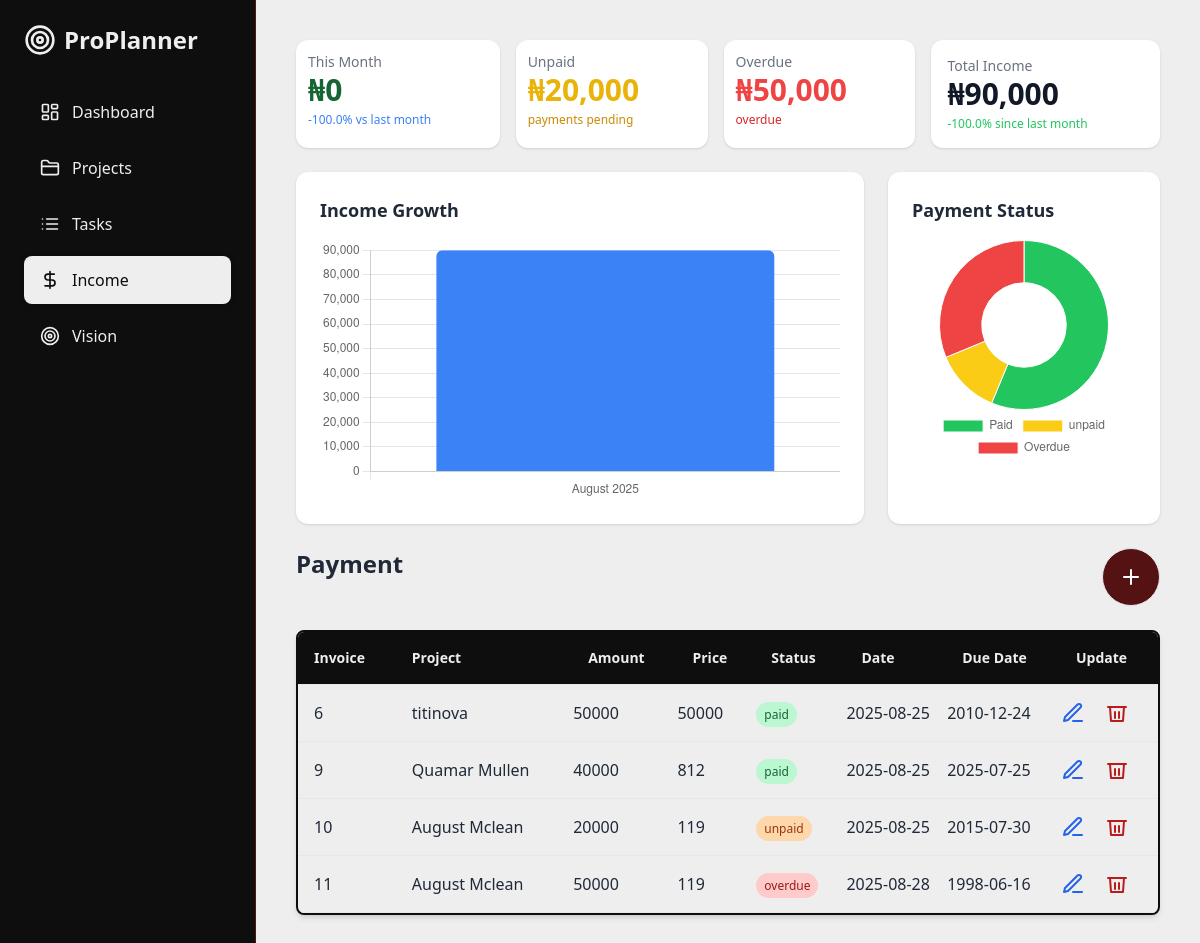
Page /income on the earlier database version.
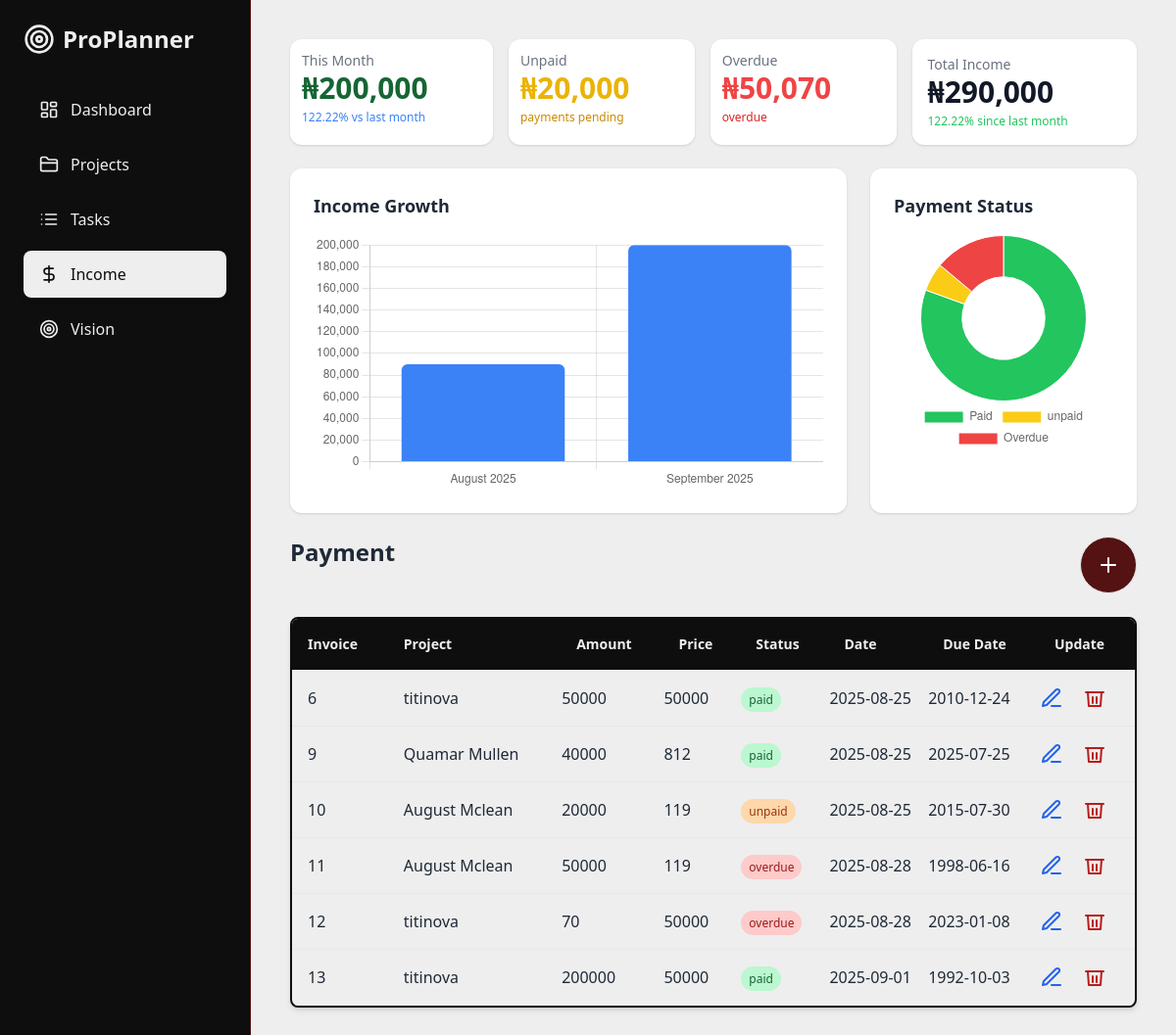
Same page on the later database version.
### main.py (models this page shows)
class Income(db.Model):
    __tablename__ = "income"
    id = db.Column(db.Integer, primary_key=True)
    project_id = db.Column(db.Integer, db.ForeignKey("projects.id"), name="fk_income_project_id")
    amount = db.Column(db.Integer, nullable=False)
    status = db.Column(db.String(50), default="Unpaid")
    date = db.Column(db.String, default=str(date.today()))
    due_date = db.Column(db.String(50), nullable=True)
    project = db.relationship("Project", back_populates="income")

class Project(db.Model):
    __tablename__ = "projects"
    id = db.Column(db.Integer, primary_key=True)
    project_name = db.Column(db.String(250), nullable=False)
    description = db.Column(db.Text)
    client = db.Column(db.String(250), nullable=False)
    status = db.Column(db.String(250), nullable=False)
    price = db.Column(db.Integer, nullable=False)
    deadline = db.Column(db.String(20), nullable=True)
    tasks = db.relationship("Task", back_populates="project", cascade="all, delete")
    income = db.relationship("Income", back_populates="project", cascade="all, delete")

### main.py (the view, shortened to what this page needs)
@app.route("/income", methods=["GET","POST"])
def income():
    income = Income.query.all()
    project = Project.query.all()
    total_income = total_income1(Income.amount,Income.status)
    this_month_income = this_month_income1(Income.amount, Income.status)
    last_month_income = last_month_income1(Income.amount, Income.status, Income.date)
    paid = Income.query.filter_by(status="paid").with_entities(db.func.sum(Income.amount)).scalar() or 0
    pending_income = Income.query.filter_by(status="unpaid").with_entities(db.func.sum(Income.amount)).scalar() or 0
    overdue_income = Income.query.filter_by(status="overdue").with_entities(db.func.sum(Income.amount)).scalar() or 0
    percentage = get_percentage_monthly_income(last_month_income, this_month_income)  # call the function to get percentage change
    monthly_data = monthly_payments(Income.date,Income.amount,Income.status)
    return render_template("income.html",
        projects=project,
        incomes=income
        ,total_income=total_income,
        this_month_income=this_month_income,
        pending_income=pending_income,
        overdue_income=overdue_income,
        percentage=percentage,
        paid = paid
        ,monthly_data=monthly_data
        )

### main.py (called while the page is built)
def get_percentage_monthly_income(last_month, this_month):
    if last_month > 0:
        percent_change = ((this_month - last_month) / last_month) * 100
    else:
        percent_change = 0   # avoid divide by zero
    return round(percent_change, 2)

def monthly_payments(date, amount, status):
    monthly = (
        db.session.query(
            func.strftime("%Y-%m", date).label("month"),  # SQLite
            func.sum(amount).label("total")
        )
        .filter(status.in_(["paid", "partially paid"]))
        .group_by("month")
        .order_by("month")
        .all()
    )
    results = [
        {"month": datetime.strptime(m, "%Y-%m").strftime("%B %Y"), "total": total or 0}
        for m, total in monthly
    ]
    return results

def total_income1(amount, status):
    this_month_income = (
    db.session.query(func.sum(amount))
    .filter(
        status.in_(["paid", "partially paid"])
    ).scalar()or 0)
    return this_month_income

### templates/income.html (shortened to what the changed rows need)
{% extends 'index.html' %}
{% block body %}
<div class="p-2 space-y-6">
    <div class="flex flex-row flex-wrap gap-4">
        <div class="grow bg-white shadow rounded-xl p-3">
            <h3 class="text-gray-500 text-sm">This Month</h3>
            <p class="text-3xl font-bold text-green-800">{{ "₦{:,.0f}".format(this_month_income) }}</p>
            <p class="text-blue-500 text-xs mt-1">{{percentage}}% vs last month</p>
        </div>
        <div class="grow bg-white shadow rounded-xl p-3">
            <h3 class="text-gray-500 text-sm">Overdue</h3>
            <p class="text-3xl font-bold text-red-500">{{ "₦{:,.0f}".format(overdue_income) }}</p>
            <p class="text-red-600 text-xs mt-1">{{overdue}} overdue</p>
        </div>
        <div class="grow bg-white shadow rounded-xl p-4">
            <h3 class="text-gray-500 text-sm">Total Income</h3>
            <p class="text-3xl font-bold text-gray-900">{{ "₦{:,.0f}".format(total_income) }} </p>
            <p class="text-green-500 text-xs mt-1">{{percentage}}% since last month</p>
        </div>
    </div>
    <div class="grid grid-cols-1 lg:grid-cols-3 gap-6">
        <div class="bg-white shadow rounded-xl p-6 col-span-2">
            <h3 class="text-lg font-semibold mb-4">Income Growth</h3>
            <canvas id="incomeBarChart"></canvas>
        </div>
        <div class="bg-white shadow rounded-xl p-6">
            <h3 class="text-lg font-semibold mb-4">Payment Status</h3>
            <canvas id="paymentDoughnut"></canvas>
        </div>
    </div>
    <div class="flex flex-row justify-between mb-3">
            <h2 class="text-2xl font-bold mb-6">Payment</h2>
        </div>
        <div class="bg-[#EEEEEE] rounded-lg border-2 border-[#0F0E0E] shadow-md overflow-x-auto">
            <table class="w-full text-left whitespace-nowrap">
                <thead class="bg-[#0F0E0E] text-[#EEEEEE] border-b text-sm">
                    <tr>
                        <th class="p-4">Invoice</th>
                        <th class="p-4">Project</th>
                        <th class="p-4">Amount</th>
                        <th class="p-4">Price</th>
                        <th class="p-4">Status</th>
                        <th class="p-4">Date</th>
                        <th class="p-4">Due Date</th>
                        <th class="p-4">Update</th>
                    </tr>
                </thead>
                <tbody class="px-5">
                    {% for income in incomes %}
                    <tr class="border-b hover:bg-gray-50">
                        <td class="p-4 font-medium">{{income.id}}</td>
                        <td class="p-4 font-medium">{{income.project.project_name}}</td>
                        <td>{{income.amount}}</td>
                        <td>{{income.project.price}}</td>
                        <td>
                            {% if income.status == "paid" %}
                                <span class="px-2 py-1 text-xs rounded-full bg-green-200 text-green-800">
                                    {{ income.status }}
                                </span>
                            {% elif income.status == "partially paid" %}
                                <span class="px-2 py-1 text-xs rounded-full bg-blue-200 text-blue-800">
                                    {{ income.status }}
                                </span>
                            {% elif income.status == "unpaid" %}
                                <span class="px-2 py-1 text-xs rounded-full bg-orange-200 text-orange-800">
                                    {{ income.status }}
                                </span>
                            {% elif income.status == "overdue" %}
                                <span class="px-2 py-1 text-xs rounded-full bg-red-200 text-red-800">
                                    {{ income.status }}
                                </span>
                            {% else %}
                                <span class="px-2 py-1 text-xs rounded-full bg-gray-200 text-gray-800">
                                    {{ income.status }}
                                </span>
                            {% endif %}
                        </td>
                        <td>{{income.date}}</td>
                        <td>{{income.due_date}}</td>
                        <td>
                            <div class="flex gap-5">
                                <button data-modal-target="crud-modal-{{ income.id }}" data-modal-toggle="crud-modal-{{ income.id }}" type="button">
                                    <svg xmlns="http://www.w3.org/2000/svg" class="w-6 h-6 text-blue-600" fill="none" stroke="currentColor" stroke-width="2" stroke-linecap="round" stroke-linejoin="round">
                                    <path d="M12 20h9"></path>
                                    <path d="M16.5 3.5a2.121 2.121 0 0 1 3 3L7 19l-4 1 1-4 12.5-12.5z"></path>
                                    </svg>
                                </button>
                                <button data-modal-target="popup-modal-{{income.id}}" data-modal-toggle="popup-modal-{{income.id}}" type="button">
                                    <svg xmlns="http://www.w3.org/2000/svg" class="w-6 h-6 text-red-700" fill="none" stroke="currentColor" stroke-width="2" stroke-linecap="round" stroke-linejoin="round">
                                    <polyline points="3 6 5 6 21 6"></polyline>
                                    <path d="M19 6l-1 14H6L5 6"></path>
                                    <path d="M10 11v6"></path>
                                    <path d="M14 11v6"></path>
                                    </svg>
                                </button>
                            </div>
                        </td>
                    </tr>
                    {% endfor %}
                </tbody>
            </table>
        </div>
</div>
<script>
    const incomeBar = document.getElementById('incomeBarChart');
    new Chart(incomeBar, {
        type: 'bar',
        data: {
            labels: [
                {% for row in monthly_data %}
                    "{{ row.month }}"{% if not loop.last %}, {% endif %}
                {% endfor %}
            ],
            datasets: [{
                label: 'Income',
                data: [
                    {% for row in monthly_data %}
                        {{ row.total }}{% if not loop.last %}, {% endif %}
                    {% endfor %}
                ],
                backgroundColor: '#3b82f6',
                borderRadius: 6
            }]
        },
        options: {
            responsive: true,
            plugins: { legend: { display: false } },
            scales: { y: { beginAtZero: true } }
        }
    });
    // Payment Status (Doughnut Chart)
    const paymentDonut = document.getElementById('paymentDoughnut');
    new Chart(paymentDonut, {
        type: 'doughnut',
        data: {
            labels: ['Paid', 'unpaid', 'Overdue'],
            datasets: [{
                data: [{{paid}}, {{pending_income}}, {{overdue_income}}],
                backgroundColor: ['#22c55e', '#facc15', '#ef4444'],
                borderWidth: 1
            }]
        },
        options: {
            responsive: true,
            plugins: { legend: { position: 'bottom' } }
        }
    });
</script>
    </div>
{% endblock %}

Differences in the rows shown:
added Income: id "12", project.project_name "titinova", amount "70", project.price "50000", status "overdue", date "2025-08-28", due_date "2023-01-08"
added Income: id "13", project.project_name "titinova", amount "200000", project.price "50000", status "paid", date "2025-09-01", due_date "1992-10-03"
Other differences:
{{ "₦{:,.0f}".format(this_month_income) }}: "₦0" → "₦200,000"
{{ percentage }}: "-100.0" → "122.22"
{{ "₦{:,.0f}".format(overdue_income) }}: "₦50,000" → "₦50,070"
{{ "₦{:,.0f}".format(total_income) }}: "₦90,000" → "₦290,000"
chart data {{ row.total }}: 90000 → 90000, 200000
chart data {{ paid }}: 90000 → 290000
chart data {{ overdue_income }}: 50000 → 50070
